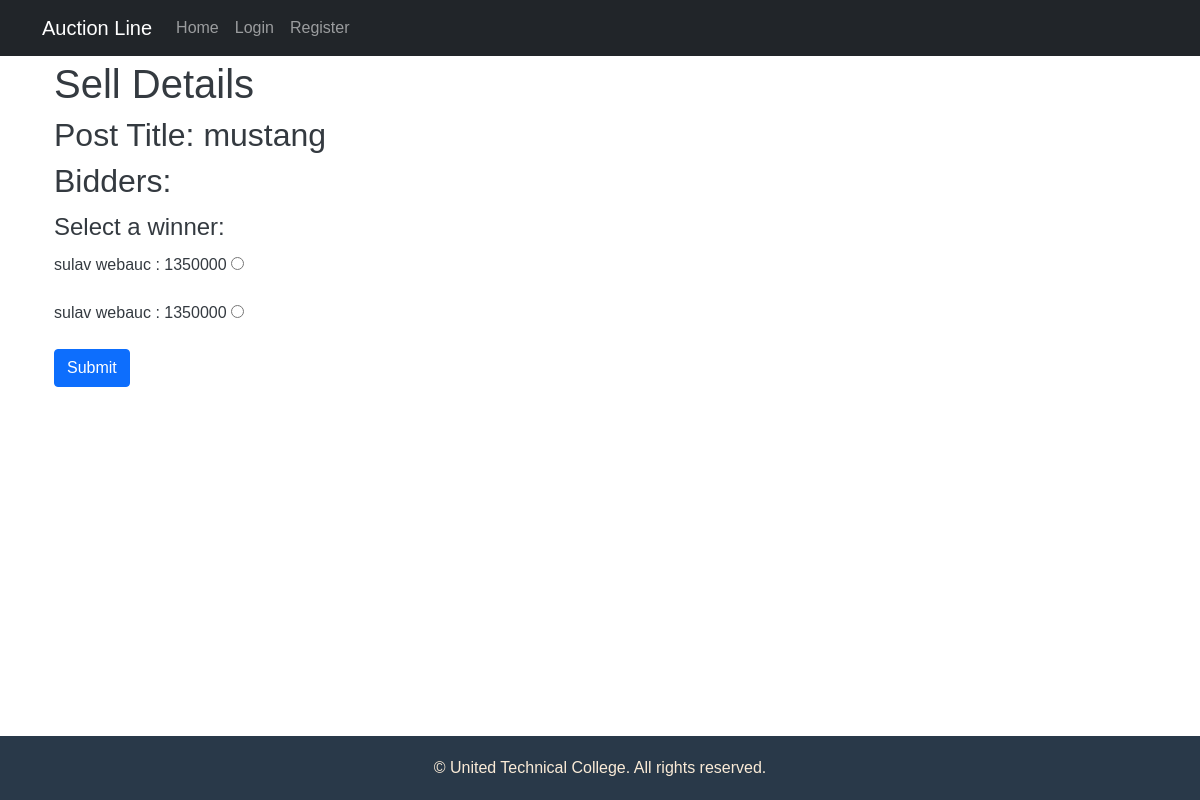
The app's page /sell/NaqqrasNiZ (signed in) with its own data.
### postapp/models.py (models this page shows, shortened)
class Post(models.Model):
    def namecomFile1(self, filename):
        return '/'.join([f"{self.category}_pics", str(self.slug), 'comp_pic.jpg'])
    slug = models.CharField(default=None, max_length=16)
    user = models.ForeignKey(get_user_model(), on_delete=models.CASCADE)
    title = models.CharField(max_length=255)
    category = models.CharField(max_length=255, default='Any')
    description = models.TextField(null=True)
    comp_image = models.ImageField(upload_to=namecomFile1,null=True)
    sell_location = models.CharField(default='any', max_length=128)
    sold = models.BooleanField(default=False)
    winner = models.ForeignKey(UserProfile, on_delete=models.CASCADE, null=True, default=None)
    bidstart = models.IntegerField(default=0)
    buynow = models.IntegerField(default=0)
    date_posted = models.DateTimeField(default=datetime.now())
    date_end = models.DateTimeField(default=None)

### bidapp/models.py (models this page shows, shortened)
class Bid(models.Model):
    post = models.ForeignKey(Post, on_delete=models.CASCADE) # sets the post
    participant = models.ForeignKey(UserProfile, on_delete=models.CASCADE) # the bidder
    amount = models.IntegerField() # Bid amount
    datetime = models.DateTimeField(default=datetime.now())

### userapp/models.py (models this page shows, shortened)
class UserProfile(models.Model):
    user = models.ForeignKey(CustomUser, on_delete=models.CASCADE) # sets foreign key to primary key of user table
    full_name =models.CharField(max_length=255)
    primary_location = models.CharField(max_length=128)
    date_of_birth = models.DateField()
    phone_number = models.CharField(max_length=12)

### bidapp/views.py (the view, shortened to what this page needs)
# urls.py: path('sell/<str:slug>', bidviews.sell, name='join'),
@login_required
def sell(request, slug):
    seller = request.user
    post = Post.objects.filter(slug=slug).first()
    if seller != post.user:
        resp = HttpResponse.status_code(402) # 402 error (not authorized) is sent
        return resp
    bids = Bid.objects.filter(post=post).all()
    return render(request, 'bidapp/sell.html', {'bids': bids, 'post':post})

### templates/bidapp/sell.html (shortened to what this page needs)
{% extends 'base.html' %}
{% block content %}
  <div class="container">
    <h1>Sell Details</h1>
    <h2>Post Title: {{ post.title }}</h2>
    <h2>Bidders:</h2>
<form method="post">
  <fieldset>
    <legend>Select a winner:</legend>
    {% for bid in bids %}
      <div>
        {{ bid.participant.full_name }} : {{ bid.amount }}
        <input type="radio" name="pk" value="{{bid.participant.id}}">
      </div>
      <br>
    {% endfor %}
    <div>
      <button type="submit" class="btn btn-primary join-bid-button">Submit</button>
    </div>
  </fieldset>
</form>
  </div>
{% endblock %}

### templates/base.html (style rules this page uses)
body { padding-top: 60px; background-color: #5e6063; font-family: sans-serif; }
body.light-theme { background-color: #fff; color: #343a40; }

### records on screen
Post: title "mustang"
Bid: participant.full_name "sulav webauc", amount "1350000"
Bid: participant.full_name "sulav webauc", amount "1350000"
